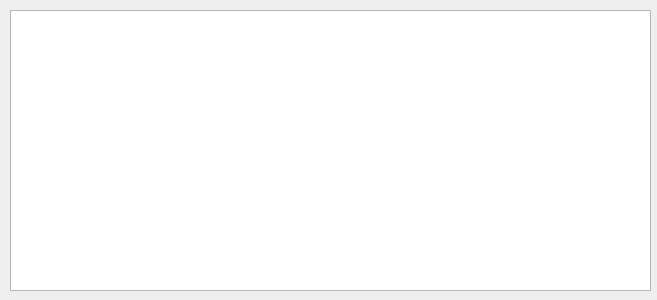
<?xml version="1.0" encoding="UTF-8"?>
<ui version="4.0">
 <class>DialogDispersions</class>
 <widget class="QDialog" name="DialogDispersions">
  <property name="geometry">
   <rect>
    <x>0</x>
    <y>0</y>
    <width>657</width>
    <height>300</height>
   </rect>
  </property>
  <property name="windowTitle">
   <string>Dispersions</string>
  </property>
  <widget class="QTableWidget" name="tableWidget">
   <property name="geometry">
    <rect>
     <x>10</x>
     <y>10</y>
     <width>641</width>
     <height>281</height>
    </rect>
   </property>
  </widget>
 </widget>
 <resources/>
 <connections/>
</ui>
